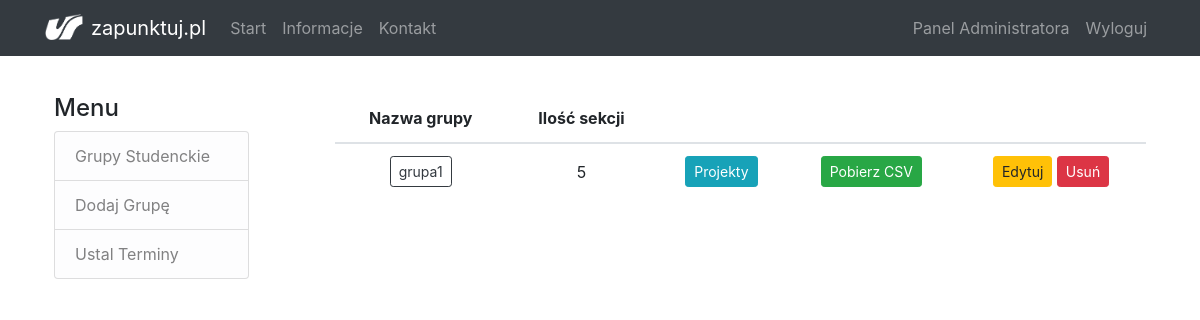
Page /panel (signed in) on the earlier database version.
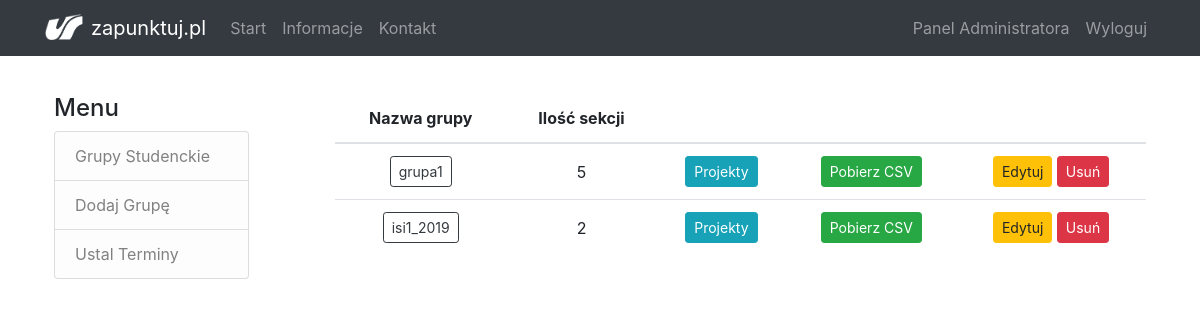
Same page on the later database version.
### flaskapp/models.py (models this page shows, shortened)
class Group(db.Model):
    id = db.Column(db.Integer, primary_key=True)
    name = db.Column(db.String(20), unique=True, nullable=False)
    is_section = db.Column(db.Boolean, nullable=False, default=False)
    users = db.relationship('User', backref='group', lazy=True, cascade="all, delete")

### flaskapp/routes.py (the view)
@app.route('/panel', methods=['GET', 'POST'])
@login_required
def panel():
    if current_user.is_admin:
        groups = Group.query.all()
    else:
        flash('Musisz mieć uprawnienia administratora, aby uzyskać dostęp do tej strony', 'warning')
        return redirect(url_for('home'))
    return render_template('admin/panel.html', title='Panel administracyjny', groups=groups)

### flaskapp/models.py (called while the page is built)
@login_manager.user_loader
def load_user(user_id):
    return User.query.get(int(user_id))

### flaskapp/templates/admin/panel.html (shortened to what this page needs)
{% extends "admin/layout_admin.html" %}
{% block content %}
	<div>
        {% if groups %}
            <table class="table text-center align-middle">
                <thead>
                    <tr>
                        <th scope="col">Nazwa grupy</th>
                        <th scope="col">Ilość sekcji</th>
                        <th></th>
                        <th></th>
                        <th></th>
                    </tr>
                </thead>
            <tbody>
                {% for group in groups %}
                    {% if group.is_section %}
                        <tr>
                            <td> <a href="{{ url_for('sections', group_id=group.id) }}"> <button type="button" class="btn btn-sm btn-outline-dark"> {{ group.name }} </button> </a> </td>
                            <td> {{ group.users.__len__() }} </td>
                            <td> <a href="{{ url_for('projects', group_id=group.id) }}"> <button type="button" class="btn btn-sm btn-info">Projekty</button> </a> </td>
                            <td> <a href="{{ url_for('generate_csv', group_name=group.name) }}"> <button type="button" class="btn btn-sm btn-success" title="Pobierz plik CSV z kluczami dostępu dla grup projektowych">Pobierz CSV</button> </a> </td>
                            <td>
                                <button type="button" class="btn btn-sm btn-warning" data-toggle="modal" data-target="#editModal">Edytuj</button>
                                <button type="button" class="btn btn-sm btn-danger" data-toggle="modal" data-target="#deleteModal" data-group-id={{ group.id }}>Usuń</button>
                            </td>
                        </tr>
                    {% endif %}
                {% endfor %}
            </tbody>
            </table>
        {% else %}
            <div class="panel panel-default">
				<div class="panel-heading">Aktualnie w bazie nie ma żadnych grup. Kliknij <a href="{{ url_for('create_group') }}">tutaj</a>, aby utworzyć nową grupę.</div>
			</div>
        {% endif %}
	</div>
{% endblock content %}

### flaskapp/templates/admin/layout_admin.html
{% extends "layout.html" %}
{% block body %}
<div class="row">
	<div class="col-md-3">
		<div class="body-section mr-5 pr-2">
			<h4>Menu</h4>
				<ul class="list-group">
					<a href="{{ url_for('panel') }}" class="list-group-item list-group-item-light list-group-item-action">Grupy Studenckie</a>
					<a href="{{ url_for('create_group') }}" class="list-group-item list-group-item-light list-group-item-action">Dodaj Grupę</a>
					<a href="#" class="list-group-item list-group-item-light list-group-item-action">Ustal Terminy</a>
				</ul>
		</div>
	</div>
	<div class="col-md-9">
		{% block content %}{% endblock %}
	</div>
</div>
{% endblock body %}

### flaskapp/templates/layout.html (shortened to what this page needs)
<!DOCTYPE html>
<html>
<head>
    <link rel="stylesheet" href="https://stackpath.bootstrapcdn.com/bootstrap/4.3.1/css/bootstrap.min.css">
	<link rel="stylesheet" type="text/css" href="{{url_for('static', filename='main.css')}}">
</head>
<body>
	<header>
		<nav class="navbar navbar-dark bg-dark navbar-expand-md fixed-top">
			<div class="container">
				<a class="navbar-brand" href="#"><img src="{{url_for('static', filename='logo.png')}}" width="38" height="26" class="d-inline-block align-text-bottom mr-2">zapunktuj.pl
				</a>
				<div id="mainmenu" class="collapse navbar-collapse">
					<ul class="navbar-nav mr-auto">
						<li class="nav-item">
							<a class="nav-link" href="{{ url_for('home') }}">Start</a>
						</li>
						<li class="nav-item">
							<a class="nav-link" href="{{ url_for('about') }}">Informacje</a>
						</li>
						<li class="nav-item">
							<a class="nav-link" href="#">Kontakt</a>
						</li>
					</ul>
					<ul class="navbar-nav">
					{% if current_user.is_authenticated %}
						{% if current_user.is_admin %}
							<li class="nav-item">
								<a class="nav-item nav-link" href="{{ url_for('panel') }}">Panel Administratora</a>
							</li>
						{% elif current_user.group.is_section %}
							<li class="nav-item">
								<a class="nav-item nav-link" href="{{ url_for('project') }}">Projekt</a>
							</li>
                        {% else %}
							<li class="nav-item">
								<a class="nav-item nav-link" href="{{ url_for('rating') }}">Ocenianie</a>
							</li>
						{% endif %}
						<li class="nav-item">
							<a class="nav-item nav-link" href="{{ url_for('logout') }}">Wyloguj</a>
						</li>
					{% else %}
						<li class="nav-item">
							<a class="nav-item nav-link" href="{{ url_for('login') }}">Zaloguj</a>
						</li>
					{% endif %}
					</ul>
				</div>
			</div>
		</nav>
	</header>
	<div class="container p-4">
		<div class="row">
			<div class="col-12">
			{% block body %}{% endblock %}
			</div>
		</div>
	</div>
</body>
</html>

### flaskapp/static/main.css (style rules this page uses)
body { padding-top: 70px; }
.table > tbody > tr > td { vertical-align: middle; }
.table th { border: none; }

Differences in the rows shown:
added Group: name "isi1_2019", users.__len__ "2"
